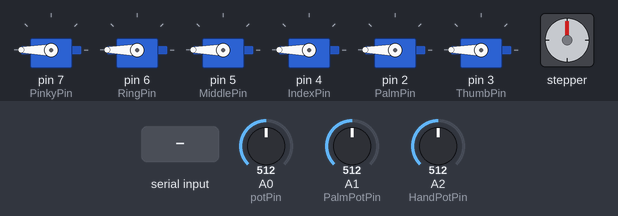
A sketch run on a simulated Arduino Uno, built with avr-gcc and run on an emulated ATmega328P. Parts: 6 × servo, stepper motor. The inputs (shaded band) are chosen by the test bench; at power-on: A0 (potPin) = 512, A1 (PalmPotPin) = 512, A2 (HandPotPin) = 512. Stepper angles assume 2048 steps per turn; what the sketch prints to the serial monitor is not drawn.

Above: at 1.2 s.
1.3 s: A0 (potPin) set to 716
At 2.9 s:
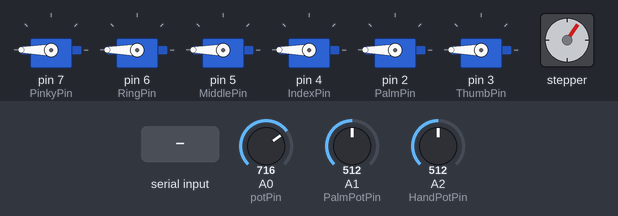
3.9 s: A1 (PalmPotPin) set to 716
At 5.1 s:
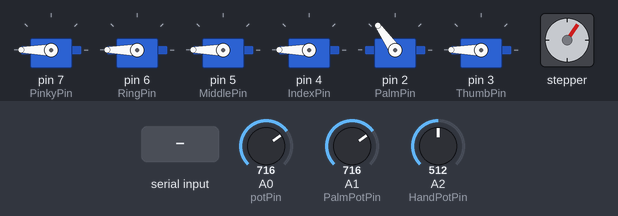
5.4 s: A2 (HandPotPin) set to 716
At 6.2 s:
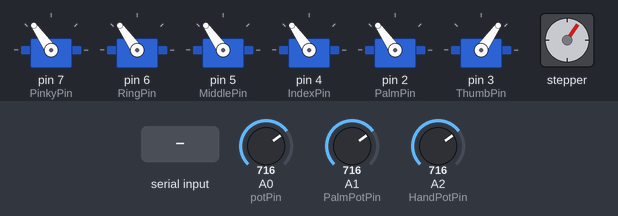
6.9 s: A0 (potPin) set to 1023
At 9.3 s:
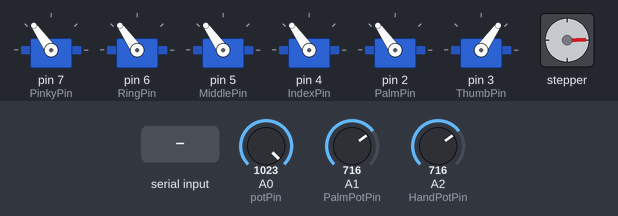
9.9 s: "1o\n" received over Serial
At 10.8 s:
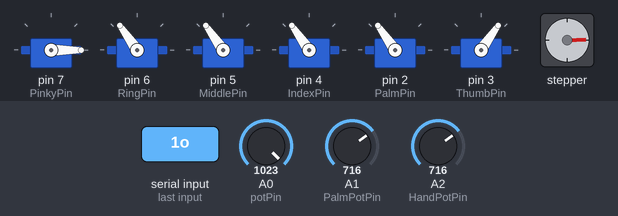
11.4 s: A0 (potPin) set to 900
At 12.7 s:
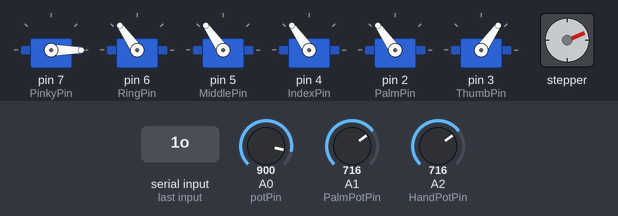
Timing chart, 0 to 14.4 s (numbered marks = the images above; inputs shaded):
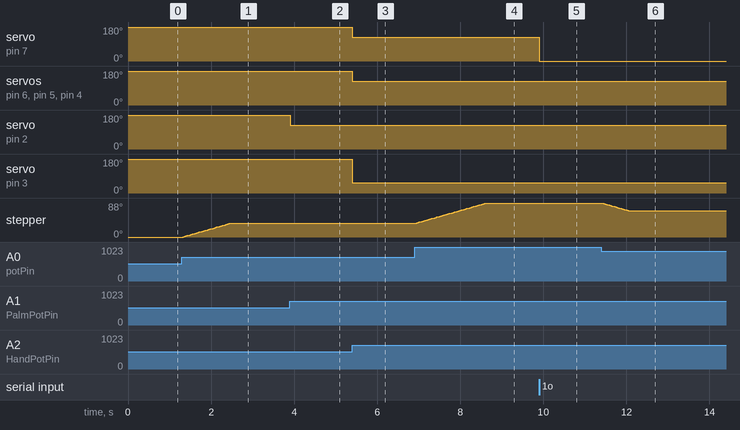

The sketch:

Hand_Code_Final.ino
```cpp
#include <Stepper.h>
#include <Servo.h>

Servo pinky, ring, middle, index, thumb, palm;

// Hand pins
const int PinkyPin = 7;
const int RingPin = 6;
const int MiddlePin = 5;
const int IndexPin = 4;
const int ThumbPin = 3;
const int PalmPin = 2;

// Rotation Base
const int potPin = A0;
const int StepsPerRevolution = 2048;
const int rpm = 10;
Stepper myStepper(StepsPerRevolution, 8, 10, 9, 11);
int previousVal = 0;

// Servo Palm
const int PalmPotPin = A1;
int previousPalmVal = -1;

// Fingers Potentiometer
const int HandPotPin = A2;
int previousHandVal = -1;

void resetAll() {
  pinky.write(180);
  ring.write(180);
  middle.write(180);
  index.write(180);
  palm.write(180);
  thumb.write(180);
  Serial.println("All reset");
}

void setup() {
  Serial.begin(115200);
  myStepper.setSpeed(rpm);

  pinky.attach(PinkyPin);
  ring.attach(RingPin);
  middle.attach(MiddlePin);
  index.attach(IndexPin);
  palm.attach(PalmPin);
  thumb.attach(ThumbPin);

  resetAll();

  // Initialize baseline analog readings
  previousVal = analogRead(potPin);
  previousPalmVal = map(analogRead(PalmPotPin), 0, 1023, 0, 180);
  previousHandVal = map(analogRead(HandPotPin), 0, 1023, 0, 180);
}

void loop() {
  // 1. Base Stepper Rotation (Incremental movement)
  int currentVal = analogRead(potPin);
  int diff = currentVal - previousVal;
  if (abs(diff) > 5) { // Small noise deadband
    myStepper.step(diff > 0 ? 2 : -2); // Incremental steps to prevent blocking
    previousVal += (diff > 0 ? 2 : -2);
  }

  // 2. Palm Servo (Only updates if knob is actively turned)
  int palmRaw = analogRead(PalmPotPin);
  int currentPalmVal = map(palmRaw, 0, 1023, 0, 180);
  if (abs(currentPalmVal - previousPalmVal) > 2) {
    palm.write(currentPalmVal);
    previousPalmVal = currentPalmVal;
  }

  // 3. Serial Keyboard Commands
  if (Serial.available()) {
    String cmd = Serial.readStringUntil('\n');
    cmd.trim();

    if      (cmd == "1o") { pinky.write(0); }
    else if (cmd == "1c") { pinky.write(180); }
    else if (cmd == "2o") { ring.write(0); }
    else if (cmd == "2c") { ring.write(180); }
    else if (cmd == "3c") { middle.write(180); }
    else if (cmd == "3o") { middle.write(0); }
    else if (cmd == "4c") { index.write(180); }
    else if (cmd == "4o") { index.write(0); }
    else if (cmd == "5o") { thumb.write(180); }
    else if (cmd == "5c") { thumb.write(0); }
    else if (cmd == "R" || cmd == "r") { resetAll(); }
    else { Serial.println("Invalid Command"); }
  }

  // 4. Hand Potentiometer (Only overrides servos if knob is actively rotated)
  int handRaw = analogRead(HandPotPin);
  int currentHandVal = map(handRaw, 0, 1023, 0, 180);
  if (abs(currentHandVal - previousHandVal) > 2) {
    pinky.write(currentHandVal);
    ring.write(currentHandVal);
    middle.write(currentHandVal);
    index.write(currentHandVal);
    thumb.write(180 - currentHandVal);
    previousHandVal = currentHandVal;
  }

  delay(5);
}
```

Measured:
- after the input at 1.3 s, stepper: turns 35° clockwise in 1.1 s, starting at once
- after the input at 3.9 s, servo on pin 2 (PalmPin): 180° → 125° at once
- after the input at 5.4 s, servo on pin 7 (PinkyPin), servo on pin 6 (RingPin), servo on pin 5 (MiddlePin), servo on pin 4 (IndexPin): 180° → 125° at once; servo on pin 3 (ThumbPin): 180° → 55° at once
- after the input at 6.9 s, stepper: turns 53° clockwise in 1.7 s, starting at once
- after the input at 9.9 s, servo on pin 7 (PinkyPin): 125° → 0° at once
- after the input at 11.4 s, stepper: turns 20° counter-clockwise in 0.62 s, starting at once
